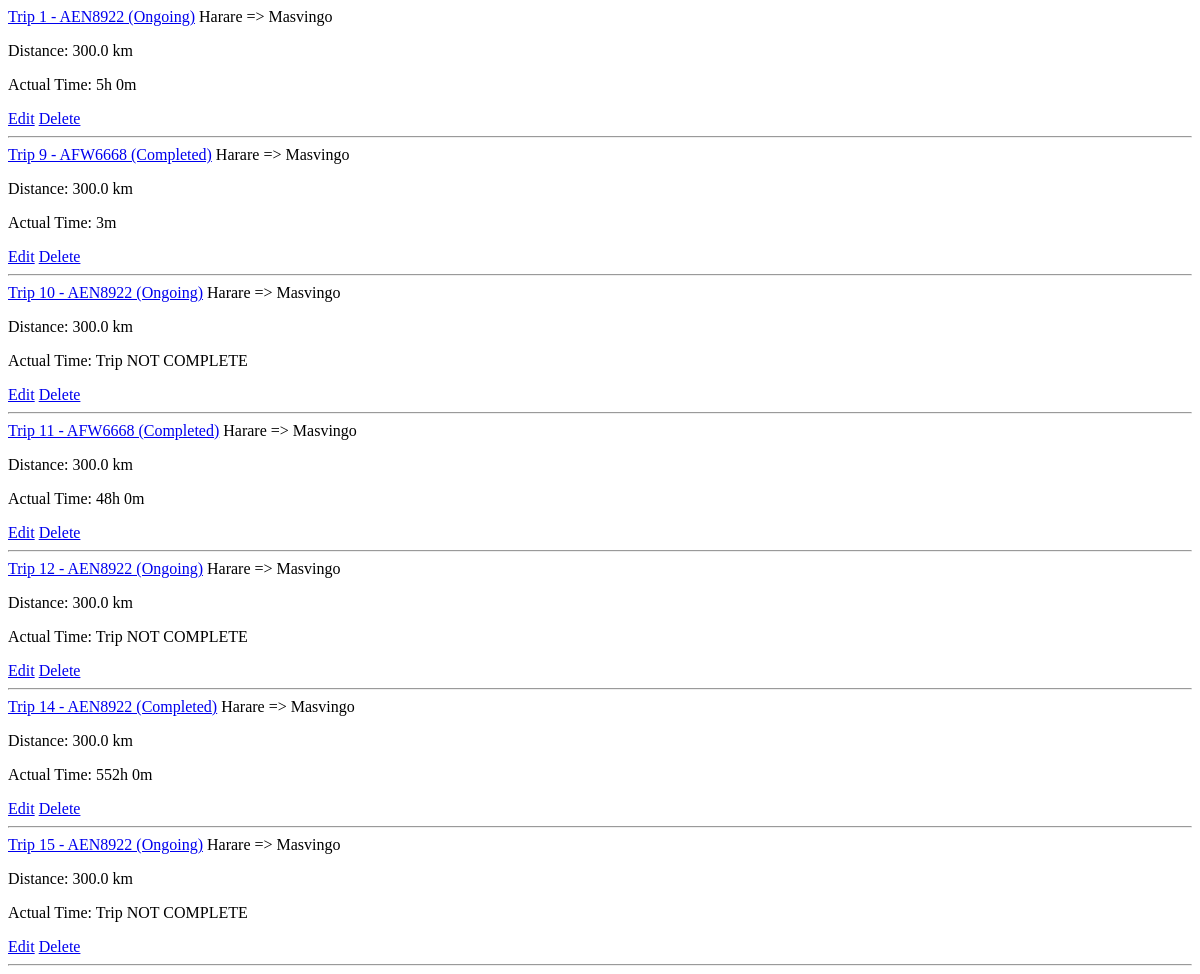
/app/triproute/, run on an earlier commit of the app's database.
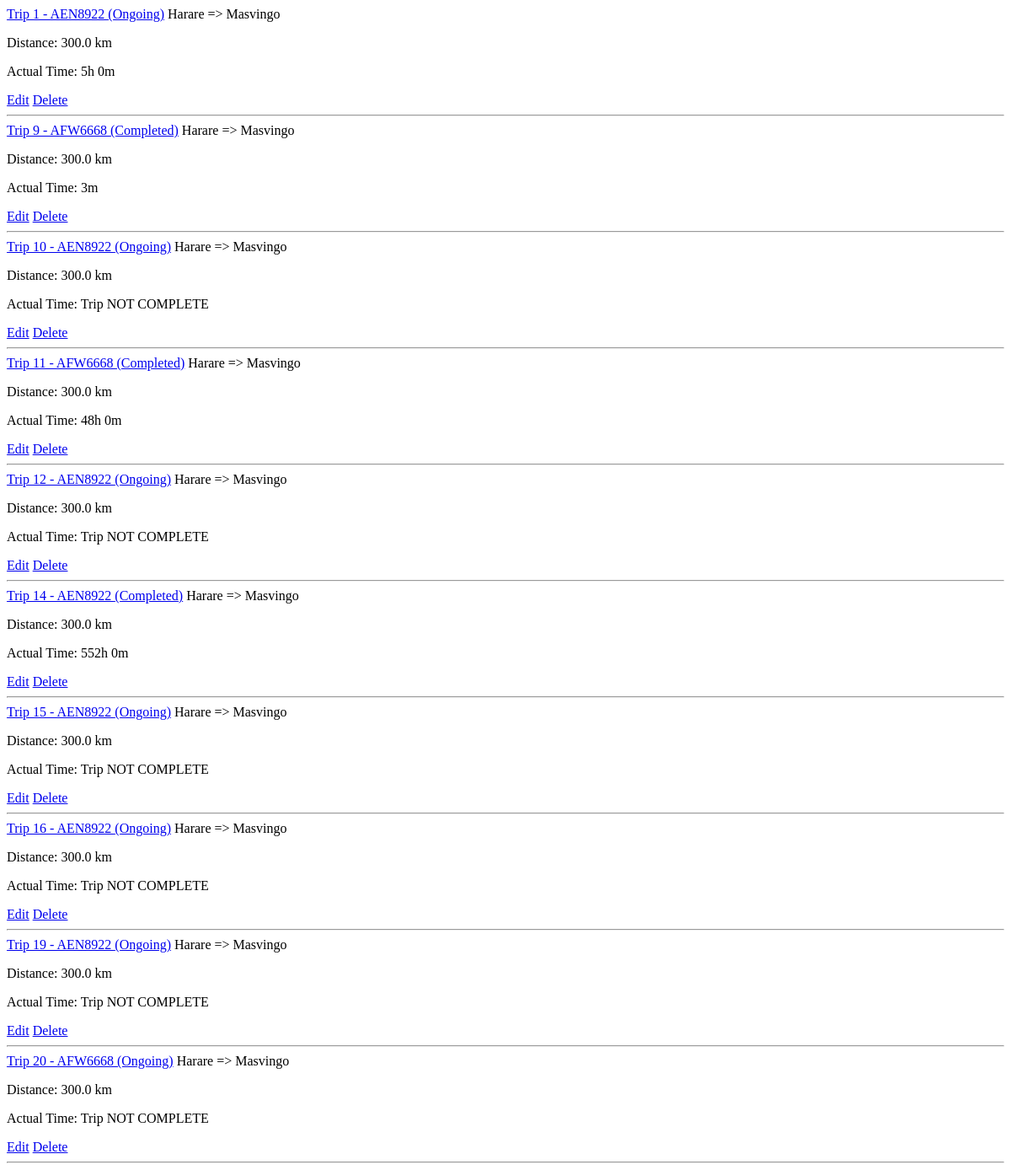
And on a later commit of the database.
### triplog/models.py (models this page shows, shortened)
class TripRoute(models.Model):
    trip = models.ForeignKey(Trip, on_delete=models.CASCADE, related_name="trip_routes")
    route = models.ForeignKey(Route, on_delete=models.CASCADE)
    actual_time_min = models.IntegerField(editable=False, null=True, blank=True)  # Auto-calculated field
    def get_absolute_url(self):
        return reverse("triproute_detail", kwargs={"pk": self.pk})

class Trip(models.Model):
    truck = models.ForeignKey(Truck, on_delete=models.CASCADE, related_name="trips")
    driver = models.ForeignKey(Driver, on_delete=models.CASCADE, related_name="trips")
    departure_time = models.DateTimeField()
    arrival_time = models.DateTimeField(null=True, blank=True)
    status = models.CharField(max_length=20, choices=[("Ongoing", "Ongoing"), ("Completed", "Completed")], default="Ongoing")
    clerk = models.ForeignKey("auth.User",on_delete=models.CASCADE)
    def __str__(self):
        return f"Trip {self.id} - {self.truck.plate_number} ({self.status})"

class Truck(models.Model):
    plate_number = models.CharField(max_length=7, unique=True)
    capacity_kg = models.FloatField()
    truck_company = models.ForeignKey(TruckCompany, on_delete=models.CASCADE, related_name="trucks")
    status = models.CharField(max_length=50, choices=[("Active", "Active"),("In Use", "In Use"),("Maintenance", "Maintenance")])

class Route(models.Model):
    origin = models.CharField(max_length=255)
    destination = models.CharField(max_length=255)
    distance_km = models.FloatField()
    estimated_time_min = models.IntegerField()
    def __str__(self):
        return f"{self.origin} => {self.destination}"

### triplog/views.py (the view)
# urls.py: path("triproute/", TripRouteListView.as_view(), name="triproute_list"),
class TripRouteListView(ListView):
    model = TripRoute
    template_name = "tripRoute/triproute_list.html"

### triplog/templatetags/time_filters.py (called while the page is built)
@register.filter
def minutes_to_hours(minutes):
    if minutes is None:
        return "Trip NOT COMPLETE"  # Handle cases where the value is None
    hours = minutes // 60
    mins = minutes % 60
    return f"{hours}h {mins}m" if hours else f"{mins}m"

### templates/tripRoute/triproute_list.html (shortened to what this page needs)
{% extends 'base.html' %}
{% load time_filters %}
{% block content %}
{% for triproute in triproute_list %}
<div>
    <a href="{{ triproute.get_absolute_url }}">{{ triproute.trip }}</a>
    <span>{{ triproute.route }} </span>
    <p>Distance: {{ triproute.route.distance_km }} km</p>
    <p>Actual Time: {{ triproute.actual_time_min|minutes_to_hours }}</p>
</div>
<a href="{% url 'triproute_edit' triproute.pk %}">Edit</a>
<a href="{% url 'triproute_delete' triproute.pk %}">Delete</a>
<hr>
{% endfor %}
{% endblock %}

### templates/base.html (shortened to what this page needs)
<!DOCTYPE html>
<html lang="en">
<head>
</head>
<body>
    <main>
        {% block content %}
        {% endblock %}
    </main>
</body>
</html>

What changed in the data, as far as the page shows it:
added TripRoute: trip "Trip 16 - AEN8922 (Ongoing)", route "Harare => Masvingo", route.distance_km "300.0", actual_time_min|minutes_to_hours "Trip NOT COMPLETE"
added TripRoute: trip "Trip 19 - AEN8922 (Ongoing)", route "Harare => Masvingo", route.distance_km "300.0", actual_time_min|minutes_to_hours "Trip NOT COMPLETE"
added TripRoute: trip "Trip 20 - AFW6668 (Ongoing)", route "Harare => Masvingo", route.distance_km "300.0", actual_time_min|minutes_to_hours "Trip NOT COMPLETE"
